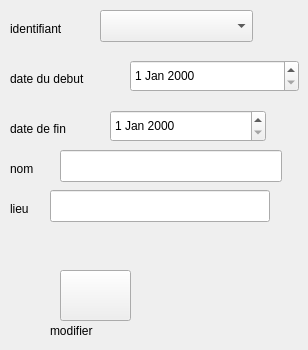
        <widget class="QWidget" name="tab_20">
         <attribute name="title">
          <string>modifier </string>
         </attribute>
         <widget class="QDateEdit" name="datef">
          <property name="geometry">
           <rect>
            <x>110</x>
            <y>110</y>
            <width>156</width>
            <height>32</height>
           </rect>
          </property>
         </widget>
         <widget class="QLabel" name="label_120">
          <property name="geometry">
           <rect>
            <x>10</x>
            <y>150</y>
            <width>51</width>
            <height>37</height>
           </rect>
          </property>
          <property name="text">
           <string>nom</string>
          </property>
         </widget>
         <widget class="QLabel" name="label_121">
          <property name="geometry">
           <rect>
            <x>10</x>
            <y>60</y>
            <width>121</width>
            <height>37</height>
           </rect>
          </property>
          <property name="text">
           <string>date du debut</string>
          </property>
         </widget>
         <widget class="QLabel" name="label_122">
          <property name="geometry">
           <rect>
            <x>10</x>
            <y>190</y>
            <width>41</width>
            <height>37</height>
           </rect>
          </property>
          <property name="text">
           <string>lieu</string>
          </property>
         </widget>
         <widget class="QComboBox" name="comboBox_5">
          <property name="geometry">
           <rect>
            <x>100</x>
            <y>10</y>
            <width>153</width>
            <height>32</height>
           </rect>
          </property>
         </widget>
         <widget class="QDateEdit" name="dated">
          <property name="geometry">
           <rect>
            <x>130</x>
            <y>60</y>
            <width>169</width>
            <height>32</height>
           </rect>
          </property>
         </widget>
         <widget class="QLineEdit" name="lieu">
          <property name="geometry">
           <rect>
            <x>50</x>
            <y>190</y>
            <width>220</width>
            <height>32</height>
           </rect>
          </property>
         </widget>
         <widget class="QLabel" name="label_123">
          <property name="geometry">
           <rect>
            <x>10</x>
            <y>10</y>
            <width>154</width>
            <height>37</height>
           </rect>
          </property>
          <property name="text">
           <string>identifiant</string>
          </property>
         </widget>
         <widget class="QPushButton" name="modifier_clicked">
          <property name="geometry">
           <rect>
            <x>60</x>
            <y>270</y>
            <width>71</width>
            <height>51</height>
           </rect>
          </property>
          <property name="font">
           <font>
            <family>MS Shell Dlg 2</family>
            <pointsize>14</pointsize>
            <weight>50</weight>
            <italic>false</italic>
            <bold>false</bold>
           </font>
          </property>
          <property name="styleSheet">
           <string notr="true">border-image: url(:/img/edit (2).png);</string>
          </property>
          <property name="text">
           <string/>
          </property>
         </widget>
         <widget class="QLineEdit" name="nom">
          <property name="geometry">
           <rect>
            <x>60</x>
            <y>150</y>
            <width>222</width>
            <height>32</height>
           </rect>
          </property>
         </widget>
         <widget class="QLabel" name="label_124">
          <property name="geometry">
           <rect>
            <x>10</x>
            <y>110</y>
            <width>101</width>
            <height>37</height>
           </rect>
          </property>
          <property name="text">
           <string>date de fin</string>
          </property>
         </widget>
         <widget class="QLabel" name="label_125">
          <property name="geometry">
           <rect>
            <x>50</x>
            <y>320</y>
            <width>81</width>
            <height>21</height>
           </rect>
          </property>
          <property name="text">
           <string>modifier</string>
          </property>
         </widget>
        </widget>
